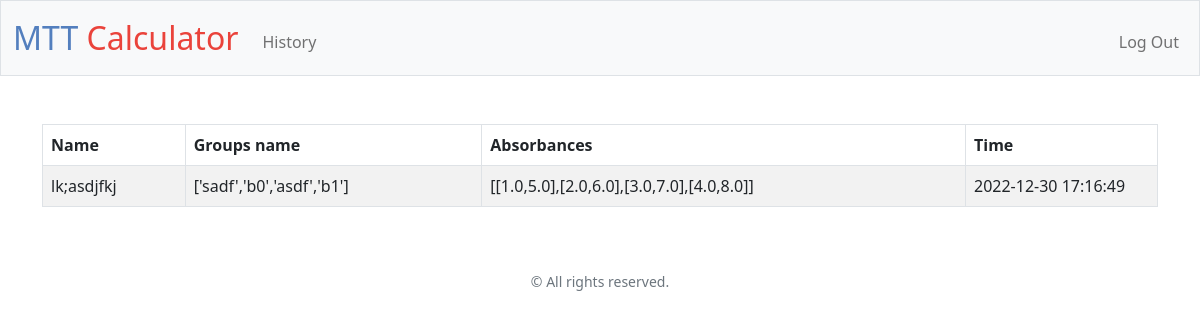
The app's page /history (signed in), older data.
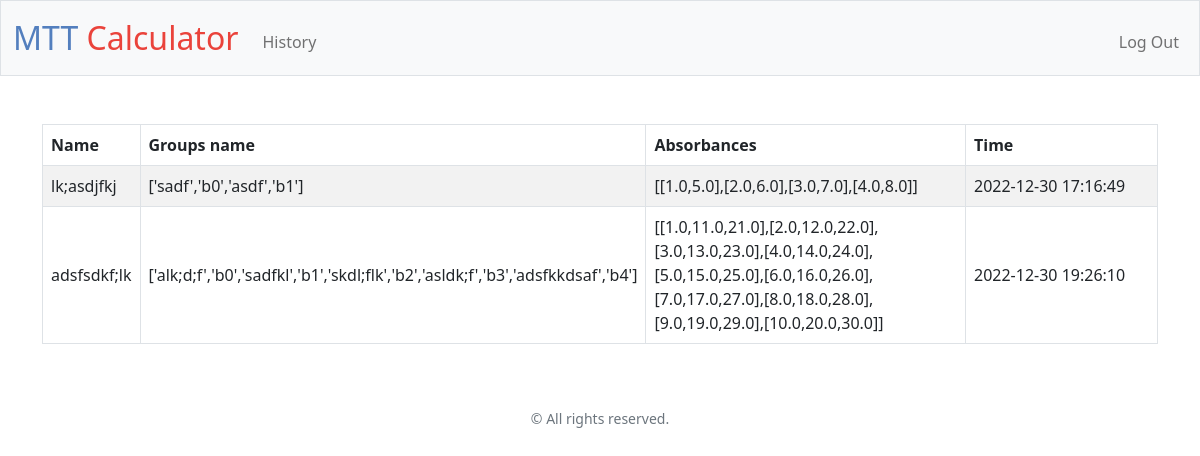
The same page, newer data.
### tables this page shows
CREATE TABLE history (id INTEGER PRIMARY KEY AUTOINCREMENT NOT NULL, user_id INTEGER NOT NULL, name TEXT NOT NULL, num_groups INTEGER NOT NULL, num_repeats INTEGER NOT NULL, name_groups TEXT NOT NULL, _values TEXT NOT NULL, timestamp TEXT NOT NULL, FOREIGN KEY(user_id) REFERENCES users(id));

### app.py (the view)
@login_required
@app.route("/history")
def history():
    history = db.execute("SELECT * FROM history WHERE user_id == ?", session["user_id"])
    return render_template("history.html", history=history)

### app.py (called while the page is built)
@app.after_request
def after_request(response: Response) -> Response:
    response.headers["Cache-Control"] = "no-cache, no-store, must-revalidate"
    response.headers["Expires"] = 0
    response.headers["Pragma"] = "no-cache"
    return response

### templates/history.html (shortened to what this page needs)
{% extends "layout.html" %}
{% block main %}
    <div class="table-responsive">
        <table class="table align-middle table-striped table-bordered">
            <thead>
                <tr>
                    <th class="text-start">Name</th>
                    <th class="text-start">Groups name</th>
                    <th class="text-start">Absorbances</th>
                    <th class="text-start">Time</th>
                </tr>
            </thead>
            <tbody>
                {% if history %}
                    {% for row in history %}
                        <tr>
                            <td class="text-start">{{ row.name }}</td>
                            <td class="text-start">{{ row.name_groups }}</td>
                            <td class="text-start">{{ row._values }}</td>
                            <td class="text-start" style="width: 12rem !important">{{ row.timestamp }}</td>
                        </tr>
                    {% endfor %}
                {% endif %}
            </tbody>
        </table>
    </div>
{% endblock %}

### templates/layout.html (shortened to what this page needs)
<!DOCTYPE html>
<html lang="en">
    <head>
        <link href="https://cdn.jsdelivr.net/npm/bootstrap@5.2.0/dist/css/bootstrap.min.css" rel="stylesheet">
        <link href="/static/styles.css" rel="stylesheet">
    </head>
    <body>
        <nav class="bg-light border navbar navbar-expand-md navbar-light">
            <div class="container-fluid">
                <a class="navbar-brand" href="/"><span class="blue">MTT</span> <span class="red">Calculator</span></a>
                <div class="collapse navbar-collapse" id="navbar">
                    {% if session["user_id"] %}
                        <ul class="navbar-nav me-auto mt-2">
                            <li class="nav-item"><a class="nav-link" href="/history">History</a></li>
                        </ul>
                        <ul class="navbar-nav ms-auto mt-2">
                            <li class="nav-item"><a class="nav-link" href="/logout">Log Out</a></li>
                        </ul>
                    {% else %}
                        <ul class="navbar-nav ms-auto mt-2">
                            <li class="nav-item"><a class="nav-link" href="/register">Register</a></li>
                            <li class="nav-item"><a class="nav-link" href="/login">Log In</a></li>
                        </ul>
                    {% endif %}
                </div>
            </div>
        </nav>
        <main class="container py-5">
            {% block main %}{% endblock %}
        </main>
        <footer class="mb-5 small text-center text-muted">
            &copy; All rights reserved.
        </footer>
    </body>
</html>

### static/styles.css (style rules this page uses)
nav .navbar-brand { font-size: xx-large; }
nav .navbar-brand .blue { color: #537fbe; }
nav .navbar-brand .red { color: #ea433b; }

Row changes from the older to the newer data that the page shows:
added history: name "adsfsdkf;lk", name_groups "['alk;d;f','b0','sadfkl','b1','skdl;flk','b2','asldk;f','b3','adsfkkdsaf','b4']", _values "[[1.0,11.0,21.0],[2.0,12.0,22.0],[3.0,13.0,23.0],[4.0,14.0,24.0],[5.0,15.0,25.0],[6.0,16.0,26.0],[7.0,17.0,27.0],[8.0,18.0,28.0],[9.0,19.0,29.0],[10.0,20.0,30.0]]", timestamp "2022-12-30 19:26:10"
